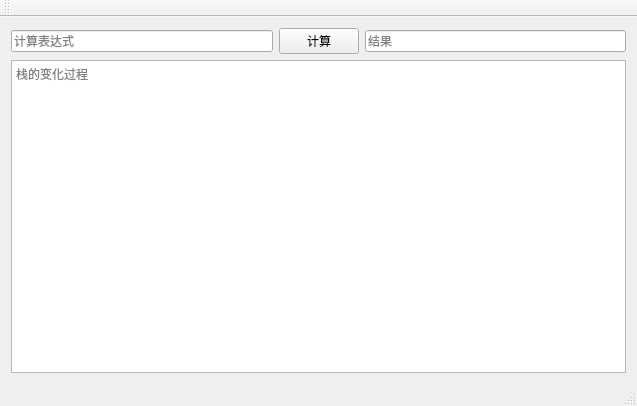
<?xml version="1.0" encoding="UTF-8"?>
<ui version="4.0">
 <class>T15_compute_QTClass</class>
 <widget class="QMainWindow" name="T15_compute_QTClass">
  <property name="geometry">
   <rect>
    <x>0</x>
    <y>0</y>
    <width>637</width>
    <height>406</height>
   </rect>
  </property>
  <property name="windowTitle">
   <string>T15_compute_QT</string>
  </property>
  <widget class="QWidget" name="centralWidget">
   <layout class="QHBoxLayout" name="horizontalLayout_2">
    <item>
     <layout class="QVBoxLayout" name="verticalLayout">
      <item>
       <layout class="QHBoxLayout" name="horizontalLayout">
        <item>
         <widget class="QLineEdit" name="lineEdit">
          <property name="placeholderText">
           <string>计算表达式</string>
          </property>
         </widget>
        </item>
        <item>
         <widget class="QPushButton" name="pushButton">
          <property name="text">
           <string>计算</string>
          </property>
         </widget>
        </item>
        <item>
         <widget class="QLineEdit" name="lineEdit_2">
          <property name="placeholderText">
           <string>结果</string>
          </property>
         </widget>
        </item>
       </layout>
      </item>
      <item>
       <widget class="QTextBrowser" name="textBrowser">
        <property name="placeholderText">
         <string>栈的变化过程</string>
        </property>
       </widget>
      </item>
     </layout>
    </item>
   </layout>
  </widget>
  <widget class="QMenuBar" name="menuBar">
   <property name="geometry">
    <rect>
     <x>0</x>
     <y>0</y>
     <width>637</width>
     <height>21</height>
    </rect>
   </property>
  </widget>
  <widget class="QToolBar" name="mainToolBar">
   <attribute name="toolBarArea">
    <enum>TopToolBarArea</enum>
   </attribute>
   <attribute name="toolBarBreak">
    <bool>false</bool>
   </attribute>
  </widget>
  <widget class="QStatusBar" name="statusBar"/>
 </widget>
 <layoutdefault spacing="6" margin="11"/>
 <resources>
  <include location="T15_compute_QT.qrc"/>
 </resources>
 <connections/>
</ui>
